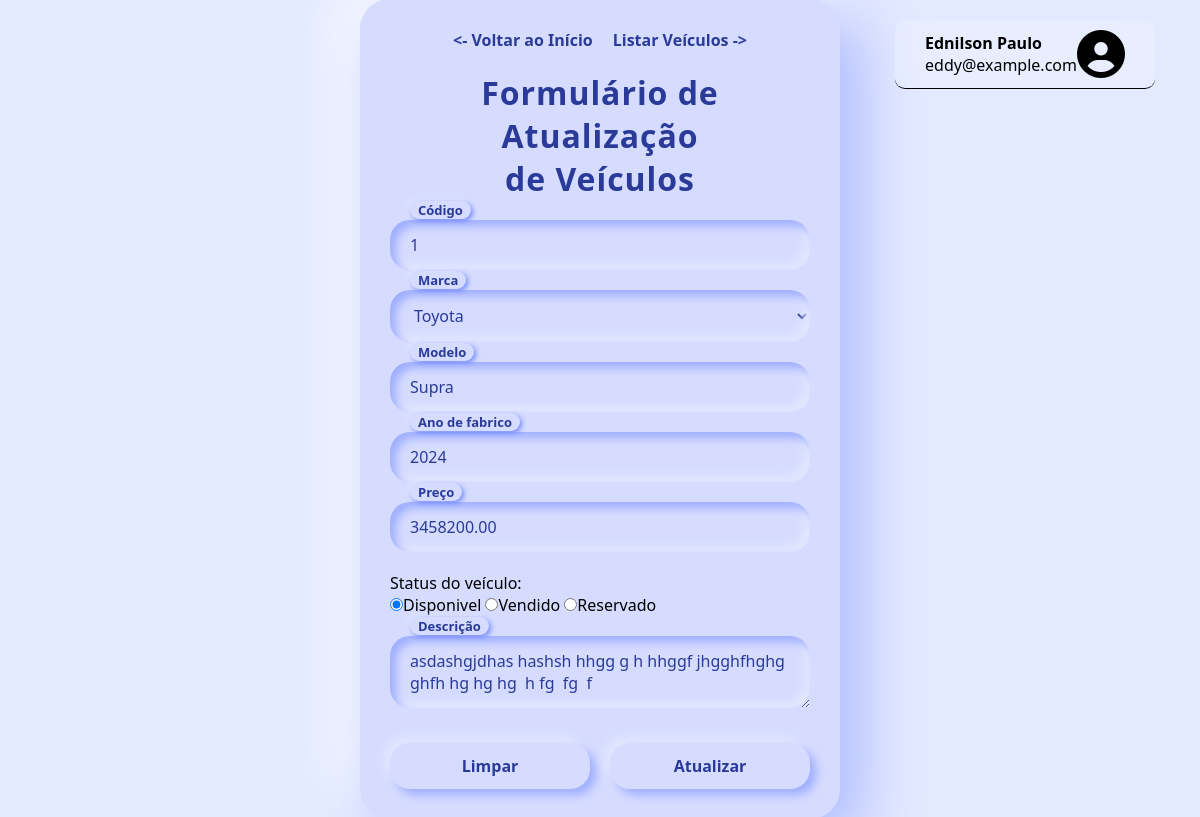
Screenshot of /Veiculos/View/updateVeiculo.php?id=1 (signed in) with the database file from the repository.
### tables this page shows
CREATE TABLE `veiculo` (
  `ID` int(11) NOT NULL AUTO_INCREMENT,
  `marca` varchar(30) NOT NULL,
  `modelo` varchar(50) NOT NULL,
  `ano` int(11) DEFAULT NULL,
  `preco` decimal(10,2) NOT NULL,
  `status` enum('Disponivel','Vendido','Reservado') NOT NULL DEFAULT 'Disponivel',
  `descricao` text NOT NULL,
  PRIMARY KEY (`ID`)
);

### Veiculos/Controller/controllerVeiculo.php (called while the page is built, shortened)
<?php
    include_once('../Controller/veiculo.php');
    include_once('../Controller/conexao.php');
    function searchVeiculo($id) {
        global $conexao;
        $sql = "SELECT * FROM veiculo WHERE id='$id'";
        $result = mysqli_query($conexao, $sql);
        $rs = mysqli_fetch_assoc($result);
        $veiculo = new Veiculo($rs['ID'], $rs['marca'], $rs['modelo'], $rs['ano'], $rs['preco'], $rs['status'], $rs['descricao']);
        return $veiculo;
    }
?>

### Veiculos/Controller/veiculo.php (called while the page is built, shortened)
<?php
    class Veiculo {
        private $ID;
        private $marca;
        private $modelo;
        private $ano;
        private $preco;
        private $status;
        private $descricao;
        function __construct($ID, $marca, $modelo, $ano, $preco, $status, $descricao) {
            $this->ID = $ID;
            $this->marca = $marca;
            $this->modelo = $modelo;
            $this->ano = $ano;
            $this->preco = $preco;
            $this->status = $status;
            $this->descricao = $descricao;
        }
        function getID() { return $this->ID; }
        function getMarca() { return $this->marca; }
        function getModelo() { return $this->modelo; }
        function getAno() { return $this->ano; }
        function getStatus() { return $this->status; }
        function getDescricao() { return $this->descricao; }
        function getPreco() { return $this->preco; }
    }
?>

### Veiculos/View/updateVeiculo.php (the view, shortened to what this page needs)
<?php
    $nome =  $_SESSION['nome'];
    $sobrenome = $_SESSION['sobrenome'];
    $email = $_SESSION['email']
?>
<?php
    include_once("../Controller/controllerVeiculo.php");
    $id = $_GET['id'];
    $veiculo = searchVeiculo($id);
?>
<!DOCTYPE html>
<html lang="pt">
<head>
     <link rel="stylesheet" href="https://cdnjs.cloudflare.com/ajax/libs/font-awesome/6.7.2/css/all.min.css" />
    <link rel="stylesheet" href="../style/style.css">
</head>
<body>
      <div class="perfil">
                <p><span><?php echo $nome." ".$sobrenome;?></span></br><?php echo $email;?></p>
                <i class="fa-solid fa-circle-user"></i>
            </div>
    <div class="container">
        <div class="links">
            <p><a href="../home.php"><- Voltar ao Início</a></p>
            <p><a href="../View/listarVeiculo.php">Listar Veículos -></a></p>
        </div>
        <h1>Formulário de Atualização <br> de Veículos</h1>
        <form action="../Controller/atualizarVeiculo.php" method="post">
            <div class="inputs code">
                <input type="number" name="id" id="id" placeholder="Digite o ID (código) do Veículo" <?php echo "value={$veiculo->getID()} readonly" ?>>
                <label for="id">Código</label>
            </div>
            <div class="inputs marca">
                <select name="marca" id="marca" required>
                    <option <?php if ($veiculo->getMarca() == "Toyota") { echo "selected"; } ?> value="Toyota">Toyota</option>
                </select>
                <label for="marca">Marca</label>
            </div>
            <div class="inputs modelo">
                <input type="text" name="modelo" id="modelo" required placeholder="Digite o modelo do veículo" <?php echo "value={$veiculo->getModelo()}" ?>>
                <label for="modelo">Modelo</label>
            </div>
            <div class="inputs ano">
                <input type="number" name="ano" id="ano" min="1950" max="2025" placeholder="Digite o ano de fabrico do veículo" <?php echo "value={$veiculo->getAno()}" ?>>
                <label for="ano">Ano de fabrico</label>
            </div>
            <div class="inputs preco">
                <input type="number" name="preco" id="preco" maxlength="8" placeholder="Digite o preço do veículo" <?php echo "value={$veiculo->getPreco()}" ?> required>
                <label for="preco">Preço</label>
            </div>
            <div class="radios status">
                <label>Status do veículo:</label><br>
                <input type="radio" name="status" id="status1" value="Disponivel" required <?php if($veiculo->getStatus() == "Disponivel") { echo "checked"; } ?>><label for="status1">Disponivel</label>
                <input type="radio" name="status" id="status2" value="Vendido" <?php if($veiculo->getStatus() == "Vendido") { echo "checked"; } ?>><label for="status2">Vendido</label>
                <input type="radio" name="status" id="status3" value="Reservado" <?php if($veiculo->getStatus() == "Reservado") { echo "checked"; } ?>><label for="status3">Reservado</label>
            </div>
            <div class="inputs desc">
                <textarea name="desc" id="desc" placeholder="Descrição do veículo (caracteristicas, especificações, etc)"><?php echo "{$veiculo->getDescricao()}" ?></textarea>
                <label for="desc">Descrição</label>
            </div>
            <div class="btns">
                <input type="reset" value="Limpar" name="limpar" class="buttons limpar">
                <input type="submit" value="Atualizar"  name="submit" class="buttons submit">
            </div>
        </form>
    </div>
</body>
</html>

### Veiculos/style/style.css (style rules this page uses)
* { margin: 0; padding: 0; box-sizing: border-box; font-family: 'Poppins', 'Segoe UI', Tahoma, Geneva, Verdana, sans-serif; -webkit-font-smoothing: antialiased; -moz-osx-font-smoothing: grayscale; }
body { background: #e3e9ff; min-height: 100vh; display: flex; justify-content: center; align-items: center; padding: 20px; font-size: 16px; flex-direction: column; }
form { width: 100%; }
.links { display: flex; flex-direction: row; gap: 20px; justify-content: space-around; margin-bottom: 20px; }
.links a { color: #2a3a99; font-weight: 600; text-decoration: none; transition: color 0.3s ease, text-decoration 0.3s ease; }
.container { background: #d5dcff; border-radius: 30px; padding: 30px; width: 100%; max-width: 480px; box-shadow: 20px 20px 60px #aab8ff, -20px -20px 60px #ffffff; display: flex; flex-direction: column; align-items: center; margin-top: -100px; }
.container h1 { font-weight: 700; color: #2a3a99; margin-bottom: 20px; text-align: center; letter-spacing: 0.03em; }
.inputs, .radios { position: relative; width: 100%; margin-bottom: 20px; }
.inputs input, .inputs textarea, .inputs select { width: 100%; padding: 14px 20px; font-size: 16px; border: none; border-radius: 20px; background: #d5dcff; color: #2a3a99; box-shadow: inset 6px 6px 8px #a0afff, inset -6px -6px 8px #e2e7ff; transition: box-shadow 0.3s ease, transform 0.2s ease; }
.inputs label { display: none; background-color: #d5dcff; color: #5664c7; position: absolute; left: 20px; top: 50%; transform: translateY(-50%); pointer-events: none; padding: 0 8px; font-weight: 600; font-size: 16px; transition: 0.3s ease all; user-select: none; border-radius: 12px; box-shadow: 6px 6px 10px #a0afff, -6px -6px 10px #e2e7ff; }
.inputs input:focus + label, .inputs select:focus + label, .inputs textarea:focus + label, .inputs textarea:not(:placeholder-shown) + label, .inputs select:not(:placeholder-shown) + label, .inputs input:not(:placeholder-shown) + label { display: unset; top: -10px; font-size: 13px; color: #2a3a99; font-weight: 700; box-shadow: 2px 2px 5px #7288ff, -2px -2px 5px #e1e7ff; }
.btns { width: 100%; display: flex; justify-content: space-between; gap: 20px; }
.buttons { flex: 1; padding: 12px 0; font-weight: 700; font-size: 1rem; color: #2a3a99; background: #d5dcff; border-radius: 20px; border: none; box-shadow: 6px 6px 10px #a0afff, -6px -6px 10px #e2e7ff; cursor: pointer; transition: box-shadow 0.3s ease, background-color 0.3s ease, color 0.3s ease; user-select: none; }
.perfil { color: black; display: flex; flex-direction: row; align-items: center; margin-left: 850px; padding: 10px; padding-left: 30px; padding-right: 30px; border-radius: 10px; background-color: rgba(255, 255, 255, 0.2); backdrop-filter: blur(20px); border-bottom: 1px solid black; margin-bottom: 10px; display: flex; justify-content: space-between; }
.perfil i { font-size: 3rem; }
.perfil span { font-weight: bolder; }

### rows the page displays
veiculo: id "1", marca "Toyota", ano "2024", preco "3458200.00", status "☑ Disponivel", status "☐ Vendido", status "☐ Reservado", desc "asdashgjdhas hashsh hhgg g h hhggf jhgghfhghg ghfh hg hg hg h fg fg f"

### other values shown
$nome "Ednilson"
$sobrenome "Paulo"
$email "eddy@example.com"
